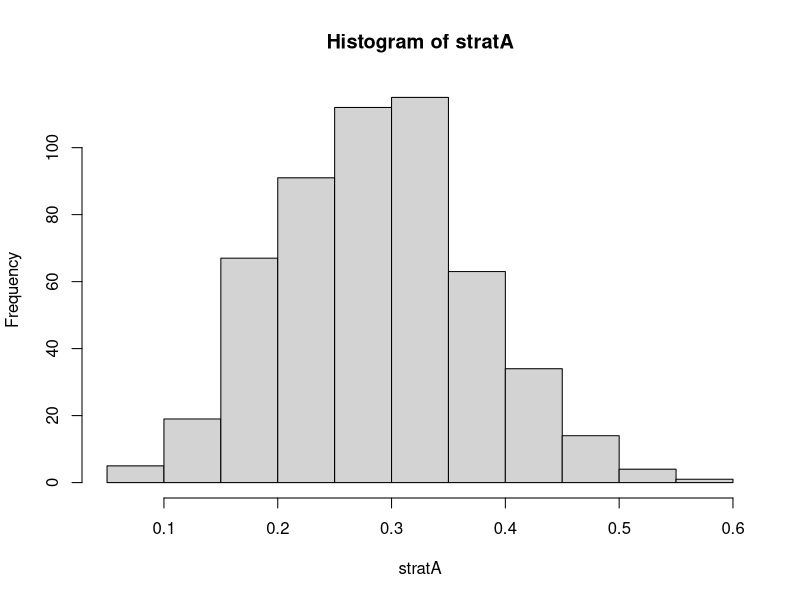
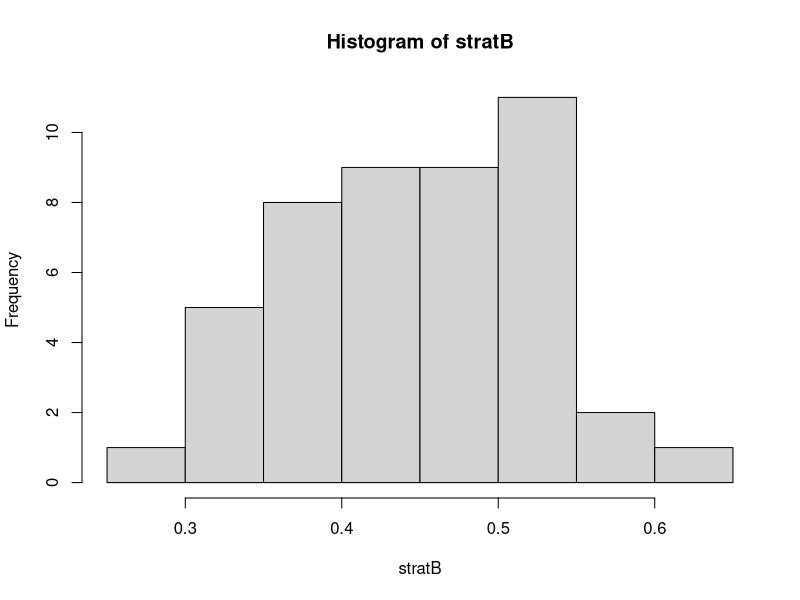
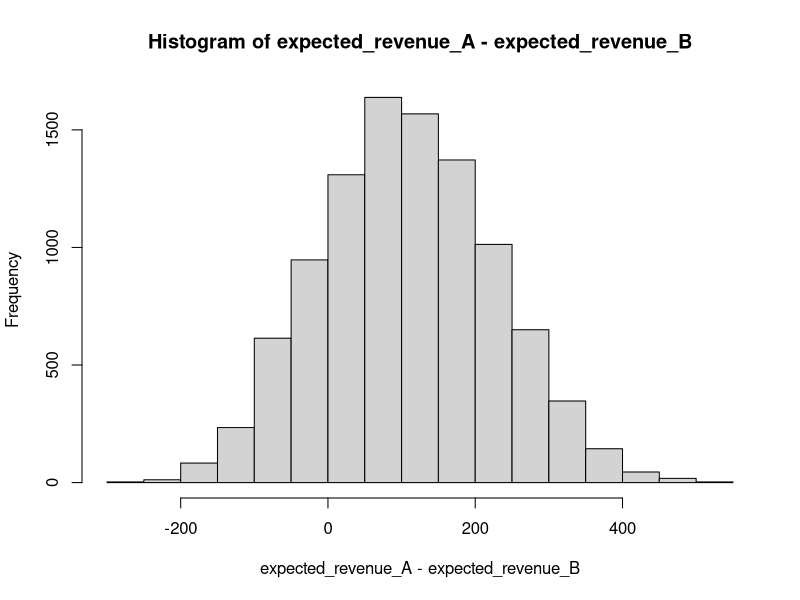
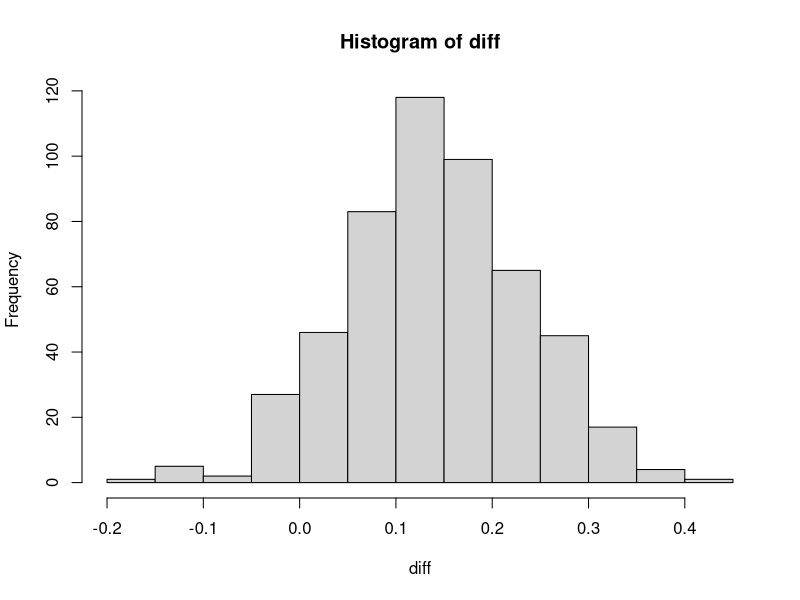

Reproduce these figures in R, in order.

m_observed <- 16

success_A <- 6
success_B <- 10

diff_success <- success_B - success_A

sampling_size <- 10000

prior <- rbeta(sampling_size, 2, 10)

model <- function(theta){
  return(rbinom(sampling_size, m_observed, theta))
}


sim <- model(prior)

stratA <- prior[sim == success_A]
stratB <- prior[sim == success_B]


hist(stratA)
hist(stratB)

print(mean(stratB) / (mean(stratA) + mean(stratB)))
  
expected_revenue_A <- (sample(stratA, 10000, replace = TRUE) * 1000 - 30)

expected_revenue_B <- (sample(stratB , 10000, replace = TRUE)  * 1000 - 300)

hist(expected_revenue_A - expected_revenue_B)


print(sum(expected_revenue_A /10000))
print(sum(expected_revenue_B / 10000))


prior2 <- rbeta(sampling_size, 2, 10)

sim2 <- model(prior)  - model(prior2)

A <- prior2[sim2 == diff_success]
B <- prior[sim2 == diff_success]

diff <- B - A

hist(diff)

print(length(diff[diff > 0])/length(diff))

